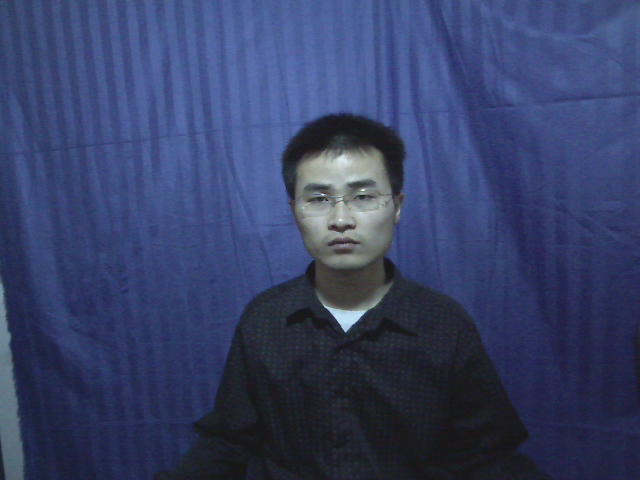
#> input picture 64_CASIA-FaceV5/020/020_2.bmp, 640 x 480 px, given in place of the camera
$ python catch_face_cv.py
#> lines starting #> are read from the running program, lines starting #| are printed output that depends on the picture

import os
import cv2

cascPath = "/home/ace/anaconda3/pkgs/libopencv-3.4.2-hb342d67_1/share/OpenCV/haarcascades/haarcascade_frontalface_default.xml"
output_dir = './myface'
if not os.path.exists(output_dir):
    os.makedirs(output_dir)

# classifiers
faceCascade = cv2.CascadeClassifier(cascPath)

#camera
camera = cv2.VideoCapture(0)

index = 1
while True:
    if(index <=1000):
            # Read the image
        success,image = camera.read()
#> image is the input picture: shape (480, 640, 3); mean B, G, R 102.7, 64.8, 54.5
        gray = cv2.cvtColor(image, cv2.COLOR_BGR2GRAY)
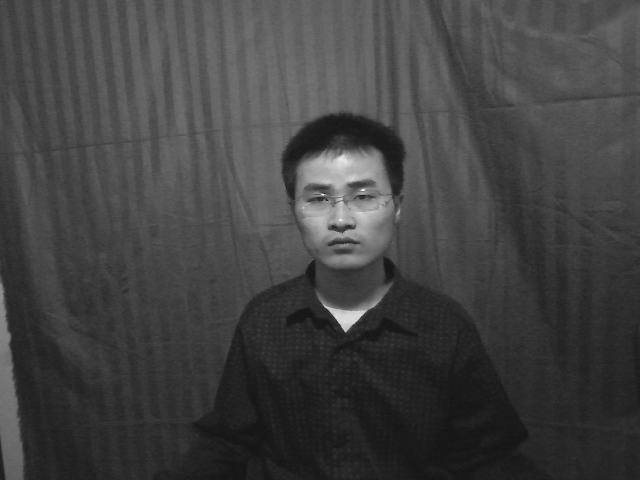
#> gray: shape (480, 640); min 21, max 252, mean 66.1

        # Detect faces in the image
        faces = faceCascade.detectMultiScale(
            gray,
            scaleFactor=1.1,
            minNeighbors=5,
            minSize=(30, 30)
        )
#> faces = [[281, 148, 122, 122]]

        # Draw a rectangle around the faces
        for (x, y, w, h) in faces:
            #cv2.rectangle(image, (x, y), (x+w, y+h), (0, 255, 0), 2)
            image = image[y:y+h,x:x+w]
            image = cv2.resize(image,(64,64))

            cv2.imshow('image',image)
            cv2.imwrite(output_dir+'/'+str(index)+'.jpg',image)
#> this loop made 1 pass
#> pass 1, `image = image[y:y+h,x:x+w]`:
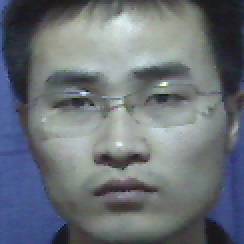
#> image: shape (122, 122, 3) (shown 2 times larger); mean B, G, R 119.7, 112.9, 106.5
#> pass 1, `image = cv2.resize(image,(64,64))`:
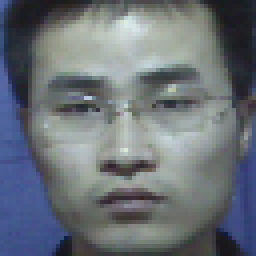
#> image: shape (64, 64, 3) (shown 4 times larger); mean B, G, R 119.6, 112.8, 106.3

        index +=1
        if cv2.waitKey(30) & 0xFF == ord('q'):
#> (key q is pressed here)
            break
camera.release()
cv2.destroyAllWindows()
